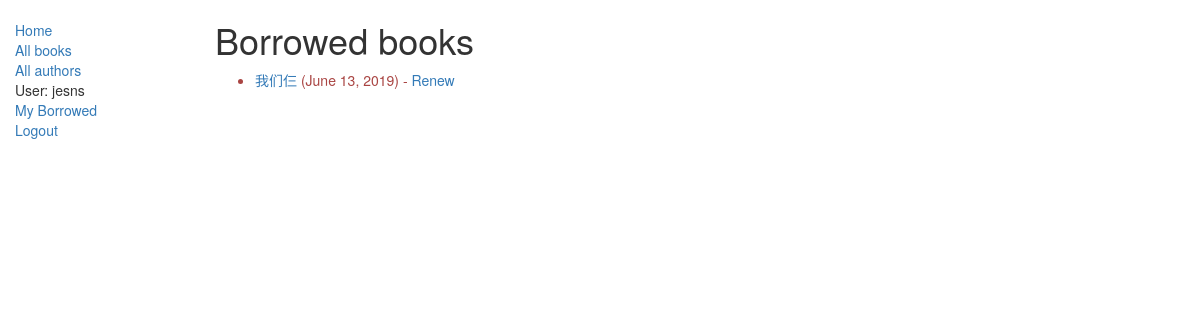
/catalog/borrowed/ (signed in), run on an earlier commit of the app's database.
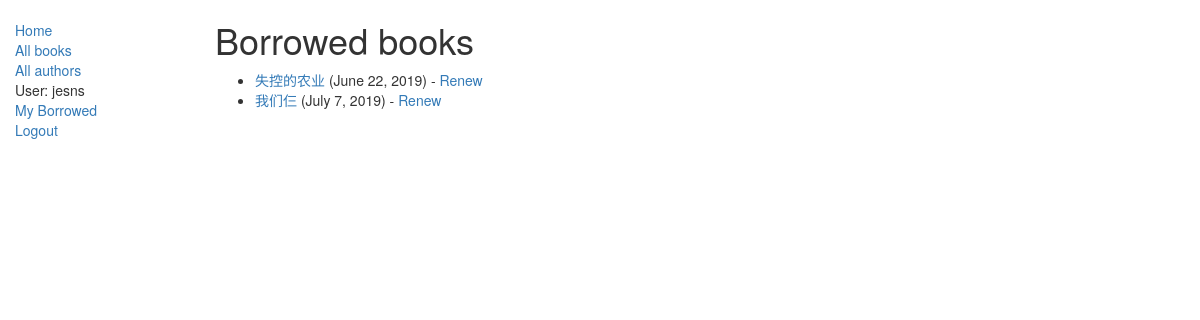
And on a later commit of the database.
### catalog/models.py (models this page shows, shortened)
class BookInstance(models.Model):
    id = models.UUIDField(primary_key=True, default=uuid.uuid4,
                          help_text="Unique ID for this particular book across whole library")
    book = models.ForeignKey('Book', on_delete=models.SET_NULL, null=True)
    imprint = models.CharField(max_length=200)
    due_back = models.DateField(null=True, blank=True)
    borrower = models.ForeignKey(User, on_delete=models.SET_NULL, null=True, blank=True)
    @property
    def is_overdue(self):
        if self.due_back and date.today() > self.due_back:
            return True
        return False
    LOAN_STATUS = (
        ('d', 'Maintenance'),
        ('o', 'On loan'),
        ('a', 'Available'),
        ('r', 'Reserved'),
    )
    status = models.CharField(
        max_length=1,
        choices=LOAN_STATUS,
        blank=True,
        default='d',
        help_text='Book availability')
    class Meta:
        ordering = ['due_back']
        permissions = (("can_mark_returned", "Set book as returned"),)

class Book(models.Model):
    title = models.CharField(max_length=200)
    author = models.ForeignKey('Author', on_delete=models.SET_NULL, null=True)
    summary = models.TextField(max_length=1000, help_text="Enter a brief description of the book")
    isbn = models.CharField('ISBN', max_length=13,
                            help_text='13 Character <a href="https://www.isbn-international.org/content/what-isbn'
                                      '">ISBN number</a>')
    genre = models.ManyToManyField(Genre, help_text="Select a genre for this book")
    language = models.ForeignKey('Language', on_delete=models.SET_NULL, null=True)
    def display_genre(self):
        """Creates a string for the Genre. This is required to display genre in Admin."""
        return ', '.join([genre.name for genre in self.genre.all()[:3]])
    display_genre.short_description = 'Genre'

### catalog/views.py (the view)
# urls.py: path('borrowed/',views.LoanedBooksByStaffListView.as_view(), name='all-borrowed')
class LoanedBooksByStaffListView(PermissionRequiredMixin, generic.ListView):
    permission_required = 'catalog.can_mark_returned'
    model = BookInstance
    template_name = 'catalog/bookinstance_list_librarian.html'
    paginate_by = 10
    def get_queryset(self):
        return BookInstance.objects.filter(status__exact='o').order_by('due_back')

### catalog/templates/catalog/bookinstance_list_librarian.html
{% extends "base_generic.html" %}
{% block content %}
    <h1>Borrowed books</h1>
    {% if bookinstance_list %}
    <ul>
      {% for bookinst in bookinstance_list %}
      <li class="{% if bookinst.is_overdue %}text-danger{% endif %}">
        <a href="{% url 'book-detail' bookinst.book.pk %}">{{bookinst.book.title}}</a> ({{ bookinst.due_back }})
        {% if perms.catalog.can_mark_returned %}- <a href="{% url 'renew-book-librarian' bookinst.id %}">Renew</a>  {% endif %}
      </li>
      {% endfor %}
    </ul>
    {% else %}
      <p>There are no books borrowed.</p>
    {% endif %}
{% endblock %}

### catalog/templates/base_generic.html (shortened to what this page needs)
<!DOCTYPE html>
<html lang="en">
<head>
  <link rel="stylesheet" href="https://maxcdn.bootstrapcdn.com/bootstrap/3.3.7/css/bootstrap.min.css">
  {% load static %}
  <link rel="stylesheet" href="{% static 'css/styles.css' %}">
</head>
<body>
  <div class="container-fluid">
    <div class="row">
      <div class="col-sm-2">
      {% block sidebar %}
      <ul class="sidebar-nav">
          <li><a href="{% url 'index' %}">Home</a></li>
          <li><a href="{% url 'books' %}">All books</a></li>
          <li><a href="{% url 'authors' %}">All authors</a></li>
          {% if user.is_authenticated %}
            <li>User: {{ user.get_username }}</li>
            <li><a href="{% url 'my-borrowed' %}">My Borrowed</a></li>
            <li><a href="{% url 'logout'%}?next={{request.path}}">Logout</a></li>
          {% else %}
            <li><a href="{% url 'login'%}?next={{request.path}}">Login</a></li>
          {% endif %}
      </ul>
     {% endblock %}
      </div>
      <div class="col-sm-10 ">
      {% block content %}{% endblock %}
      </div>
    </div>
  </div>
</body>
</html>

### catalog/static/css/styles.css (style rules this page uses)
.sidebar-nav { margin-top: 20px; padding: 0; list-style: none; }

What changed in the data, as far as the page shows it:
added BookInstance: book "失控的农业", due_back "June 22, 2019"
changed BookInstance "我们仨": due_back "June 13, 2019" → "July 7, 2019"
